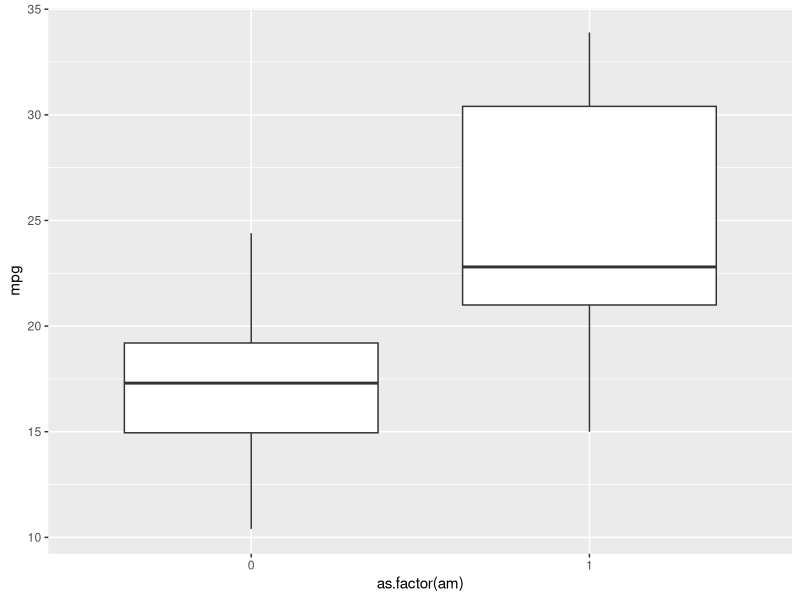
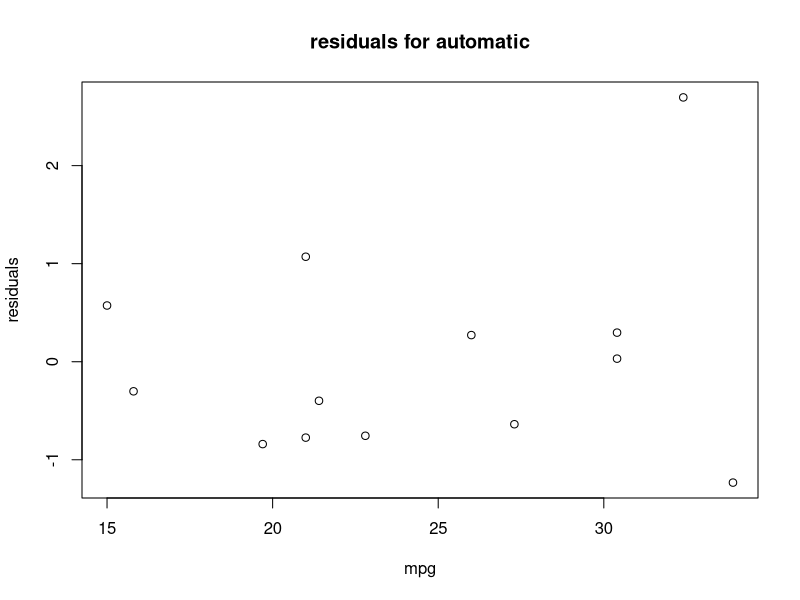
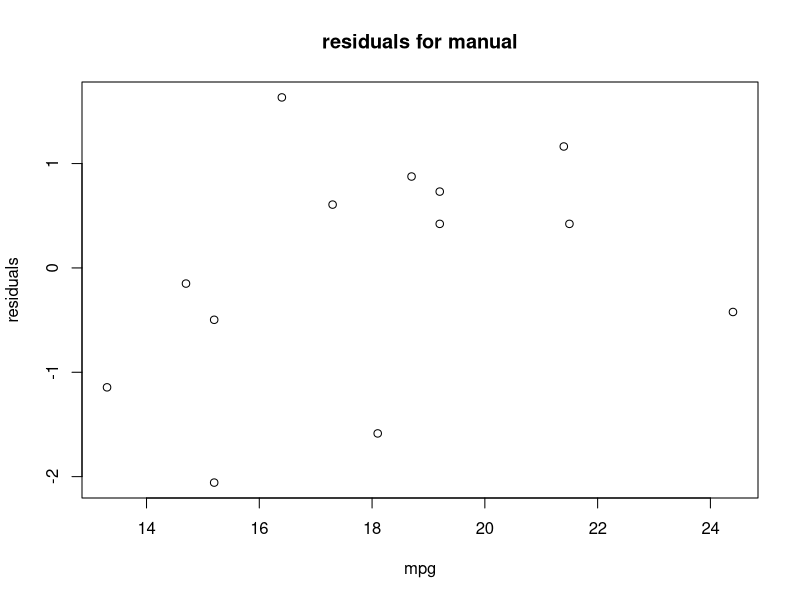

Source code (R) for these figures, in order:
## ---- chunk 1
library(ggplot2)
data(mtcars)
head(mtcars,3)
## ---- chunk 2
df1 <- mtcars[mtcars$am==1,]
df2 <- mtcars[mtcars$am==0,]
dim(df1)
dim(df2)
ind <- sample(1:nrow(df2), nrow(df1))
df2 <- df2[ind,]
fit1 <- lm(mpg~.-am, data=df1)
fit2 <- lm(mpg~.-am, data=df2)
summary(fit1)
summary(fit2)
## ---- chunk 3
t.test(fit1$fitted.values,fit2$fitted.values)
## ---- chunk 4
ggplot(mtcars, aes(as.factor(am),mpg))+geom_boxplot()
## ---- chunk 5
plot(df1$mpg, fit1$residuals, xlab="mpg",ylab="residuals", main="residuals for automatic")
## ---- chunk 6
plot(df2$mpg, fit2$residuals, xlab="mpg",ylab="residuals", main="residuals for manual")
